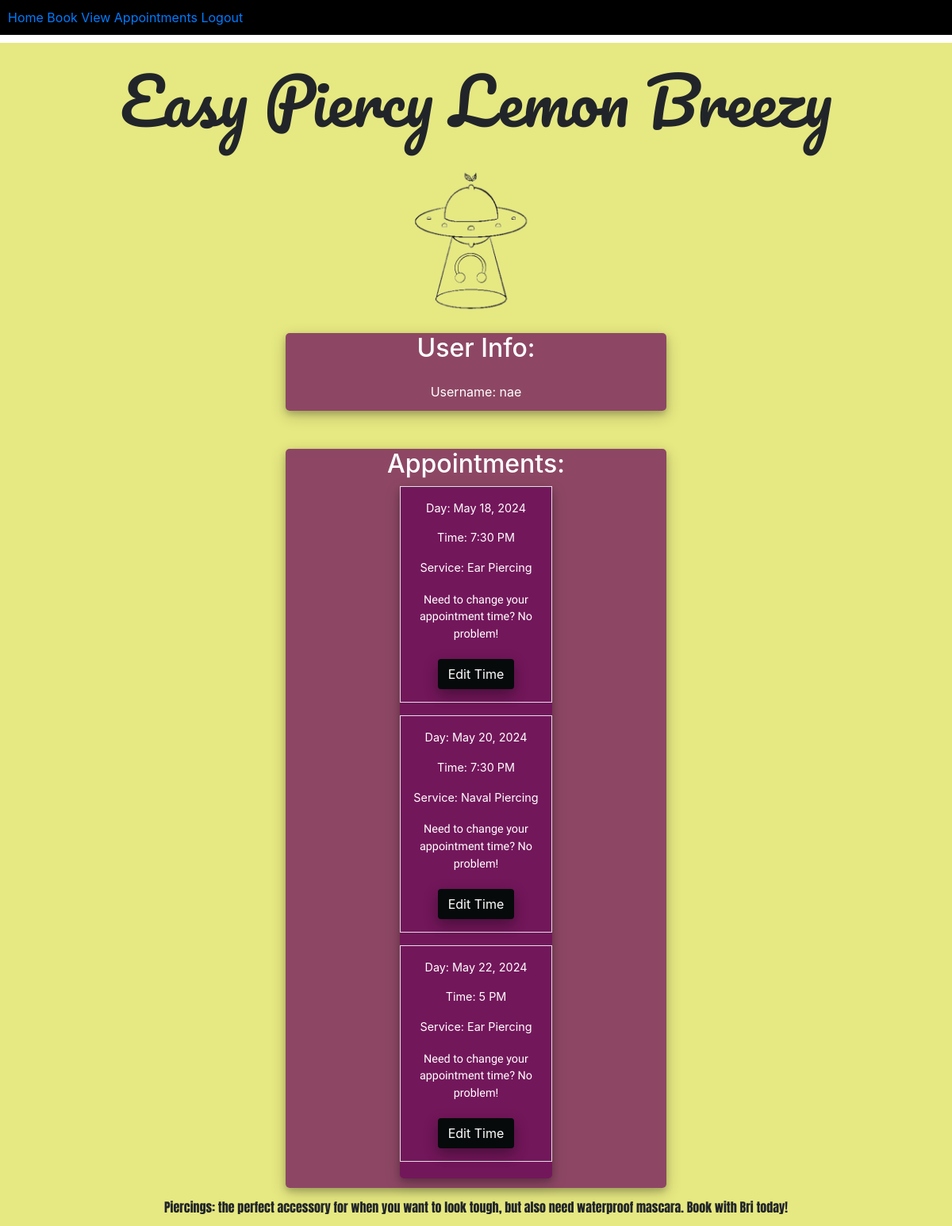
The app's page /appointments (signed in) with its own data.
### app/models.py (models this page shows, shortened)
class Appointment(models.Model):
    user = models.ForeignKey(User, on_delete=models.CASCADE, null=True, blank=True)
    service = models.CharField(max_length=50, choices=SERVICE_CHOICES, default="Ear Piercing")
    day = models.DateField(default=datetime.now)
    time = models.CharField(max_length=10, choices=TIME_CHOICES, default="3 PM")
    time_ordered = models.DateTimeField(default=datetime.now, blank=True)

### app/views.py (the view)
# urls.py: path('appointments', userApp, name='appointments'),
def userApp(request):
    user = request.user
    appointments = Appointment.objects.filter(user=user).order_by('day', 'time')
    return render(request, 'appointments.html', {
        'user': user,
        'appointments': appointments,
    })

### app/templates/appointments.html (shortened to what this page needs)
{% extends 'base.html' %}
{% load static %}
{% block content %}
{% if user.is_authenticated %}
<div class="apps_layout">
    <h2 class="announcement_tags">User Info:</h2>
    <ul class="list-group fs-4 mt-3">
            <li class="list-group mt-2">Username: {{ user.username }}</li>
    </ul>
</div>
{% if appointments.count > 0 %}
<div class="mt-5 ">
    <div class="apps_layout">
        <h2 class="announcement_tags">Appointments:</h2>
    <div class="apps_layout">
        {% for appointment in appointments %}
        <div class="list-group fs-4 border p-3 mb-3">
            <p class="user_apps">Day: {{ appointment.day }}</p>
            <p class="user_apps">Time: {{ appointment.time }}</p>
            <p class="user_apps">Service: {{ appointment.service }}</p>
            <div class="user_apps">
                <p class="poetsen_one">Need to change your appointment time? No problem!</p>
                <a class="btn base_btn" href="{% url 'userUpdate' appointment.id %}">Edit Time</a>
            </div>
        </div>
        {% endfor %}
    </div>
</div>
{% endif %}
{% endif %}
{%endblock%}

### app/static/styles.css (style rules this page uses)
.announcement_tags { text-align:center; }
body, html { margin: 0; padding: 0; height: 100%; background: #e6e882 !important; }
.user_apps { border-color:white; border-width: 100%; font-size: 90%; align-items: center; }
.base_btn { background: #060a0b !important; color: white !important; border: none; color: white; padding: 15px 32px; margin-top:1%; text-align: center; border-radius: 4px; text-decoration: none; display: inline-block; box-shadow: 0 8px 16px 0 rgba(0,0,0,0.2), 0 6px 20px 0 rgba(0,0,0,0.19); }
.poetsen_one { font-family: "Poetsen One", sans-serif; font-weight: 400; font-style: normal; padding:2%; }
.apps_layout { background-color: #690358b3; color: white; text-align:center; margin-left: 30%; margin-right: 30%; padding-bottom: 1%; box-shadow: 0 4px 8px 0 rgba(0, 0, 0, 0.2), 0 6px 20px 0 rgba(0, 0, 0, 0.19); -webkit-box-shadow: 0 4px 8px 0 rgba(0, 0, 0, 0.2), 0 6px 20px 0 rgba(0, 0, 0, 0.19); -moz-box-shadow: 0 4px 8px 0 rgba(0, 0, 0, 0.2), 0 6px 20px 0 rgba(0, 0, 0, 0.19); border-radius: 5px; }

### records on screen
Appointment: day "May 18, 2024", time "7:30 PM", service "Ear Piercing"
Appointment: day "May 20, 2024", time "7:30 PM", service "Naval Piercing"
Appointment: day "May 22, 2024", time "5 PM", service "Ear Piercing"

### other values on screen
{{ user.username }} "nae"
